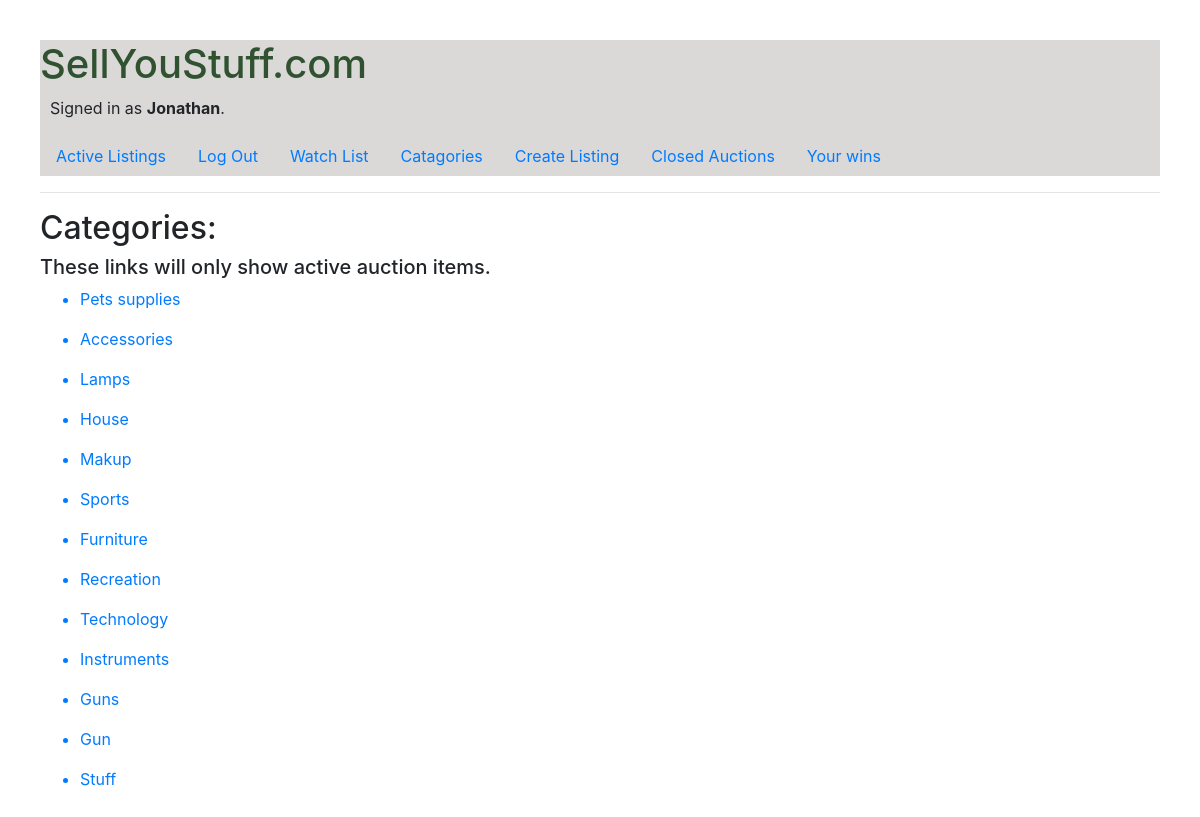
/categories (signed in), run on the app's committed database.
### auctions/models.py (models this page shows, shortened)
class User(AbstractUser):
    pass

class Listing(models.Model):
    item = models.CharField(max_length=90)
    active = models.BooleanField(default="True")
    owner = models.ForeignKey(User, on_delete=models.CASCADE, related_name="owner")
    starting_bid = models.DecimalField(max_digits=10, decimal_places=2)
    current_bid = models.DecimalField(max_digits=10, decimal_places=2, blank=True, null=True)
    current_bidder = models.ForeignKey(User, on_delete=models.CASCADE, blank=True, null=True, related_name="current_bidder")
    image_url = models.URLField(max_length=250, blank=True, null=True)
    description = models.CharField(max_length=400, default="description")
    category = models.CharField(max_length=100, default="category", blank=True)
    winner = models.ForeignKey(User, on_delete=models.CASCADE, blank=True, null=True, related_name="winner")

### auctions/views.py (the view)
# urls.py: path("categories", views.categories, name="categories"),
@login_required
def categories(request):
    category_list = []
    listings = Listing.objects.all()
    for listing in listings:
        if listing.category:
            if listing.category not in category_list:
                category_list.append(listing.category)
    return render(request, "auctions/categories.html",{
        'listings' : listings,
        'category_list' : category_list,
    })

### auctions/templates/auctions/categories.html
{% extends "auctions/layout.html" %}
{% block body %}
    <h2>Categories:</h2><h5>These links will only show active auction items.</h5>
    {% for category in category_list %}
        <ul>
            <a class="catagory_list" href="{% url 'category_list_page' category %}" ><li>{{ category }}</li></a>
        </ul>
    {% endfor %}
{% endblock %}

### auctions/templates/auctions/layout.html (shortened to what this page needs)
{% load static %}
<!DOCTYPE html>
<html lang="en">
    <head>
        <link rel="stylesheet" type="text/css" href="{% static 'auctions/styles.css' %}">
        <link rel="stylesheet" href="https://stackpath.bootstrapcdn.com/bootstrap/4.4.1/css/bootstrap.min.css">
    </head>
    <body>
        <div id="web_title_block">
            <h1 id="website_title">SellYouStuff.com</h1>
            <div>
                {% if user.is_authenticated %}
                    <p class="welcome" >Signed in as <strong>{{ user.username }}</strong>.</p>
                {% else %}
                    <p class="welcome">Not signed in.</p>
                {% endif %}
            </div>
        <ul class="nav">
            <li class="nav-item">
                <a class="nav-link" href="{% url 'index' %}">Active Listings</a>
            </li>
            {% if user.is_authenticated %}
                <li class="nav-item">
                    <a class="nav-link" href="{% url 'logout' %}">Log Out</a>
                </li>
                <li class="nav-item">
                    <a class="nav-link" href="{% url 'watchlist' %}">Watch List</a>
                </li>
                <li class="nav-item">
                    <a class="nav-link" href="{% url 'categories' %}">Catagories</a>
                </li>
                <li class="nav-item">
                    <a class="nav-link" href="{% url 'create_listing' %}">Create Listing</a>
                </li>
                <li class="nav-item">
                    <a class="nav-link" href="{% url 'closed_auctions' %}">Closed Auctions</a>
                </li>
                <li class="nav-item">
                    <a class="nav-link" href="{% url 'my_auctions' %}">Your wins</a>
                </li>
            {% endif %}
            </div>
        <hr>
        {% block body %}
        {% endblock %}
    </body>
</html>

### auctions/static/auctions/styles.css (style rules this page uses)
body { padding: 40px; }
h1 { color: rgb(49, 82, 49); }
#web_title_block { background-color: rgb(219, 216, 216); }
.welcome { margin-left: 10px; }

### data on the page
User: username "Jonathan"
Listing: category_list "Pets supplies"
Listing: category_list "Accessories"
Listing: category_list "Lamps"
Listing: category_list "House"
Listing: category_list "Makup"
Listing: category_list "Sports"
Listing: category_list "Furniture"
Listing: category_list "Recreation"
Listing: category_list "Technology"
Listing: category_list "Instruments"
Listing: category_list "Guns"
Listing: category_list "Gun"
Listing: category_list "Stuff"
